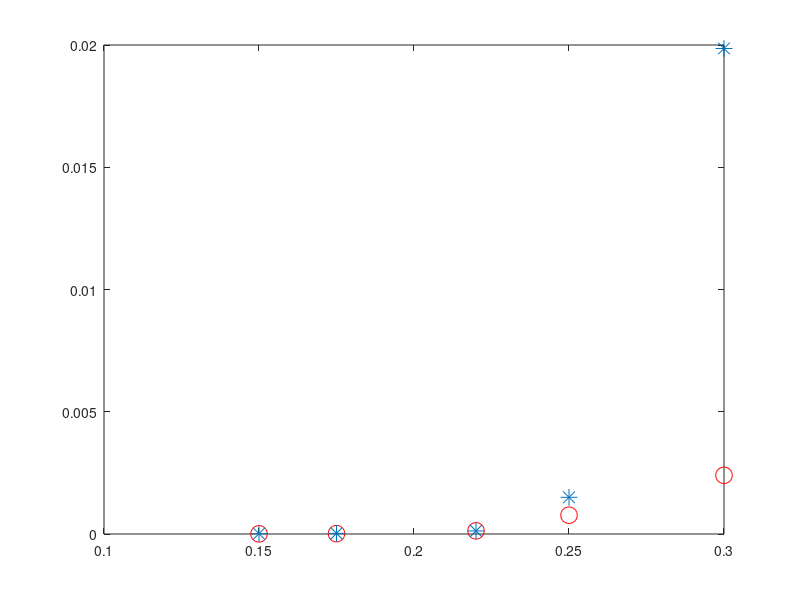

The MATLAB source for this figure: (Note: this script raises an error after producing the figure.)
close all
clear
clc

% Convergence of energy, force, stress with mesh size
% System : (12,8) CNT tube, 10 Bohr vacuum, and no external twist
% eta = 50, C-C bond length = 2.67 Bohr, LDA psp

N_dtp = 6;
n_atm = 2;
mesh = [0.30 0.25 0.22 0.175 0.15]';%0.125
mesh_ref = 0.10;
W_cnt= [-5.7009386570
        -5.7025709385
        -5.7032088382
        -5.7033533787
        -5.7033326327
        %-5.7033333899
        -5.7033391452         
]; % in Ha/atom

F_cnt = [-9.6196557199E-04  -2.2070769471E-02   1.7917741842E-02
         -9.7164131792E-03   1.9758673056E-02  -1.7917741842E-02
         -6.5094897510E-04  -1.4910267714E-02  -3.4400271954E-03
         -6.5073375188E-03   1.3431062416E-02   3.4400271954E-03
         -4.1239114593E-04  -1.5302741181E-02  -1.8135486585E-03
         -6.4572079135E-03   1.3869129190E-02   1.8135486585E-03
         -3.5901042025E-04  -1.5248536828E-02  -1.9459410520E-03
         -6.3867285359E-03   1.3849988343E-02   1.9459410520E-03
         -3.5707284697E-04  -1.5279615659E-02  -1.9268981335E-03
         -6.3839645459E-03   1.3886825711E-02   1.9268981335E-03
         % -3.5561976071E-04  -1.5270344640E-02  -1.9371502919E-03
         % -6.3804561165E-03   1.3878217009E-02   1.9371502919E-03
          -3.5689409251E-04  -1.5267546853E-02  -1.9392945300E-03
          -6.3791750207E-03   1.3875583545E-02   1.9392945300E-03
]; % in Ha/Bohr

T_cnt = [6.2229012243E-01
         6.6934809090E-01
         6.6181043091E-01
         6.6158602772E-01
         6.6136042222E-01
         %6.6167294204E-01
         6.6143955479E-01
]; % in Ha/Bohr

% Compute error
%--------------

dW_cnt = abs(W_cnt(1:end-1) - W_cnt(end));
dF_cnt = zeros(N_dtp-1,1);
F_ref = F_cnt(n_atm*(N_dtp-1)+1:end,:);
for i = 1:N_dtp-1
    dF_cnt(i) = 1e-16;
    for j = 1:n_atm
        err = norm(F_cnt(n_atm*(i-1)+j,:) - F_ref(j,:),inf);
        if err > dF_cnt(i)
            dF_cnt(i) = err;
        end
    end
end
dT_cnt = abs((T_cnt(1:end-1) - T_cnt(end))*100/T_cnt(end));


%Linear fit to data
log_dW = log10(dW_cnt);
log_dF = log10(dF_cnt);
log_dT = log10(dT_cnt);
log_mesh = log10(mesh);

P_W = polyfit(log_mesh,log_dW,1);
P_F = polyfit(log_mesh,log_dF,1);
P_T = polyfit(log_mesh,log_dT,1);
W_fit = P_W(1)*log_mesh+P_W(2);
F_fit = P_F(1)*log_mesh+P_F(2);
T_fit = P_T(1)*log_mesh+P_T(2);

antilog_W_fit = 10.^(W_fit);
antilog_F_fit = 10.^(F_fit);
antilog_T_fit = 10.^(T_fit);



% Error plot
%------------

figure1 = figure;
box on

hold on
%S1=scatter(mesh,dW_cnt,144,'r','Marker','o');
S(1)=plot(mesh,dW_cnt,'rd','Marker','o','MarkerSize',12);
S(2)=plot(mesh,dF_cnt,'d','Marker','*','MarkerSize',12);S(2).MarkerEdgeColor = [0 0.6 0];
h(1)=plot(mesh,antilog_W_fit,'r','LineWidth',1,'LineStyle','-');
h(2)=plot(mesh,antilog_F_fit,'color',[0 0.60 0],'LineWidth',1,'LineStyle','-.');
%plot(kpt,dT_cnt,'b','Marker','sq','MarkerSize',10,'LineWidth',1,'LineStyle','-')
set( get( get( h(1), 'Annotation'), 'LegendInformation' ), 'IconDisplayStyle', 'off' );
set( get( get( h(2), 'Annotation'), 'LegendInformation' ), 'IconDisplayStyle', 'off' );

set(gca,'TickLabelInterpreter','LaTex');
set(gca,'xscale','log','yscale','log','XTick',[0.15 0.20 0.25 0.30],'XMinorTick','on','xdir','reverse','YTick',[1e-5 1e-4 1e-3 1e-2],'TickLength',[0.018 0.025],'FontName','Times New Roman','FontSize',20);
set(gca,'XTickLabel',num2str(get(gca,'XTick')','%.2f'))
set(gca,'YTickLabel',{'$0.30$','0.25', '$0.20$', '$0.15$'});
set(gca,'YTickLabel',{'$10^{-5}$','$10^{-4}$', '$10^{-3}$', '$10^{-2}$'});
xlim([0.149 0.3015]);
ylim([5e-6 0.022]);

xlabel('Mesh size (Bohr)','FontSize',20,'FontName','Times New Roman','Interpreter','LaTex');
ylabel('Error in energy and force','FontSize',20,'FontName','Times New Roman','Interpreter','LaTex');

yyaxis right
S(3)=plot(mesh,dT_cnt,'bd','Marker','d','MarkerSize',12);
h(3)=plot(mesh,antilog_T_fit,'b','LineWidth',1,'LineStyle','--');
set( get( get( h(3), 'Annotation'), 'LegendInformation' ), 'IconDisplayStyle', 'off' );
set(gca,'TickLabelInterpreter','LaTex');
set(gca,'yscale','log','YTick',[1e-2 1e-1 1e0 1e1],'TickLength',[0.018 0.025],'Ycolor',[0 0 0],'FontName','Times New Roman','FontSize',20);
%set(gca,'XTickLabel',num2str(get(gca,'XTick')','%.2f'))
set(gca,'YTickLabel',{'$10^{-2}$','$10^{-1}$', '$10^{0}$','$10^{1}$', '$10^{2}$'});
ylim([1e-2 10]);

ylabel('Error in stress','FontSize',22,'FontName','Times New Roman','Interpreter','LaTex');
%%%%%%%%%%%%%%%%%%%%%%%%%%%%%%%%%%%%%%%%%%%%%%%%%%%%%%%%%%%%%%%%%%%%%%%%%%%%%%%%%%%%%%%

legend1 = legend('Energy (Ha/atom)','Force (Ha/Bohr)','Axial stress (\%)','Location','Northeast');
set(legend1,'fontsize',20,'FontName','Times New Roman','Interpreter','LaTex');

set(figure1,'Units','Inches');
pos = get(figure1,'Position');
set(figure1,'PaperPositionMode','Auto','PaperUnits','Inches','PaperSize',[4,2])
saveas(gcf,'errorVsmesh','epsc')
hold off
